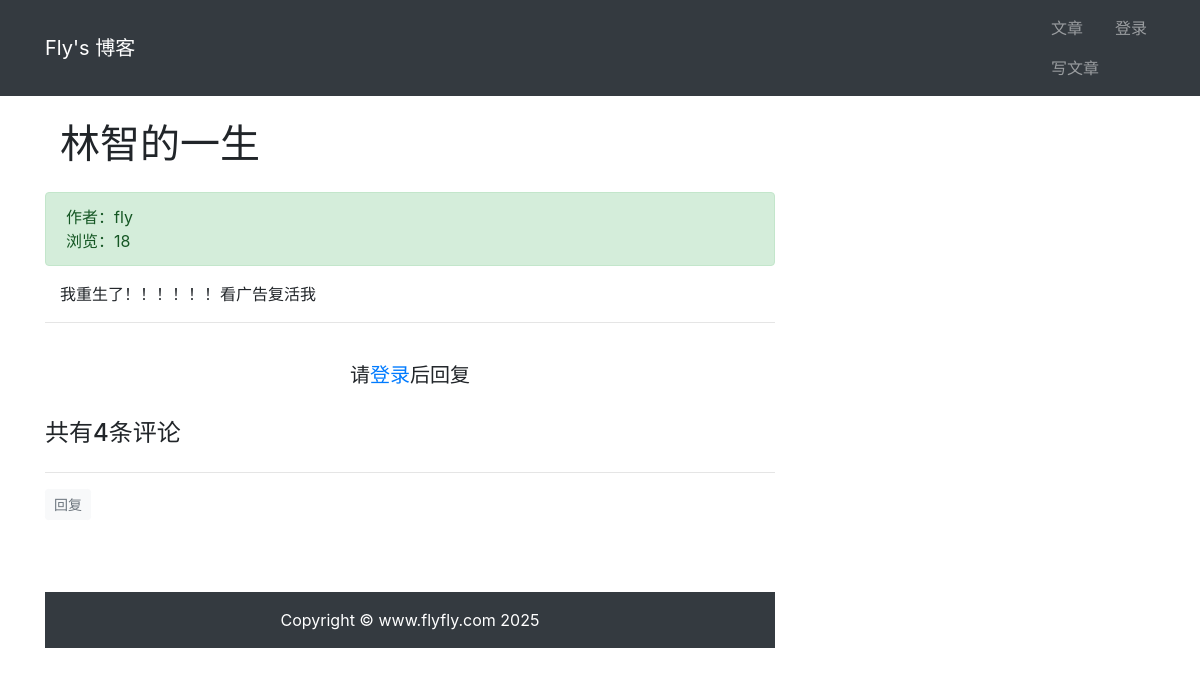
The page /article/article-detail/17/ on the database its author committed.
### article/models.py (models this page shows, shortened)
class ArticlePost(models.Model):
    author=models.ForeignKey(User,on_delete=models.CASCADE)
    title=models.CharField(max_length=100)
    body=models.TextField()
    created=models.DateTimeField(default=timezone.now)
    updated=models.DateTimeField(auto_now=True)
    total_views = models.PositiveIntegerField(default=0)
    tags = TaggableManager(blank=True)
    avatar = models.ImageField(upload_to='article/%Y%m%d/', blank=True)
    column = models.ForeignKey(
        ArticleColumn,
        null=True,
        blank=True,
        on_delete=models.CASCADE,
        related_name='article')
    class Meta:
        ordering=('-created',)
    def save(self, *args, **kwargs):
        article = super(ArticlePost, self).save(*args, **kwargs)
        return article

### article/views.py (the view)
# urls.py: path('article-detail/<int:id>/', views.article_detail, name='article_detail'),
def article_detail(request, id):
    article = ArticlePost.objects.get(id=id)
    comments = Comment.objects.filter(article=id)
    article.total_views += 1
    article.save(update_fields=['total_views'])
    md = markdown.Markdown(
        extensions=[
            'markdown.extensions.extra',
            'markdown.extensions.codehilite',
            'markdown.extensions.toc',
        ]
    )
    article.body = md.convert(article.body)
    comment_form = CommentForm()
    context = { 'article': article,'toc': md.toc ,'comments': comments
               ,'comment_form': comment_form,}
    return render(request, 'article/detail.html', context)

### templates/article/detail.html (shortened to what this page needs)
{% extends "base.html" %}
{% load static %}
{% block content %}
<div class="container">
    <div class="row">
        <div class="col-8">
            <h1 class="col-12 mt-4 mb-4">{{ article.title }}</h1>
            <div class="col-12 alert alert-success">
                <div>
                    作者：{{ article.author }}
                </div>
            <div>
                浏览：{{ article.total_views }}
            </div>
        </div>
        <div class="col-12">
            <p>{{ article.body|safe  }}</p>
        </div>
        <hr>
        {% if user.is_authenticated %}
            <div>
                <form
                    action="{% url 'comment:post_comment' article.id %}"
                    method="POST"
                >
                {% csrf_token %}
                    <div class="form-group">
                        <label for="body">
                            <strong>
                                我也要发言：
                            </strong>
                        </label>
                        <div>
                            {{ comment_form.media }}
                            {{ comment_form.body }}
                        </div>
                    </div>
                    <button type="submit" class="btn btn-primary ">发送</button>
                </form>
            </div>
            <br>
        {% else %}
            <br>
            <h5 class="row justify-content-center">
                请<a href="{% url 'userprofile:login' %}">登录</a>后回复
            </h5>
            <br>
        {% endif %}
        {% load mptt_tags %}
<h4>共有{{ comments.count }}条评论</h4>
<div class="row">
    {% recursetree comments %}
        {% with comment=node %}
            <div class="{% if comment.reply_to %}
                        offset-1 col-11
                        {% else %}
                        col-12
                        {% endif %}"
            >
                <hr>
                <div>
                    {% if user.is_authenticated %}
                    <button type="button"
                            class="btn btn-light btn-sm text-muted"
                            onclick="load_modal({{ article.id }}, {{ comment.id }})"
                            >
                        回复
                    </button>
                    {% else %}
                    <a class="btn btn-light btn-sm text-muted"
                       href="{% url 'userprofile:login' %}"
                       >
                        回复
                    </a>
                    {% endif %}
                </div>
            </div>
        {% endwith %}
    {% endrecursetree %}
</div>
{% endblock content %}

### rows shown on the page
ArticlePost: title "林智的一生", author "fly", total_views "18", body "我重生了！！！！！！看广告复活我"

### other values the page prints
{{ comments.count }} "4"
